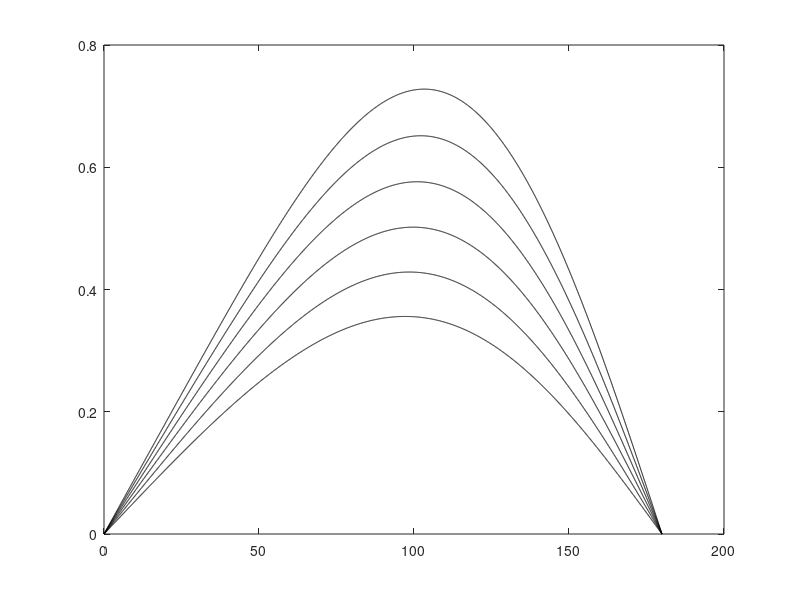
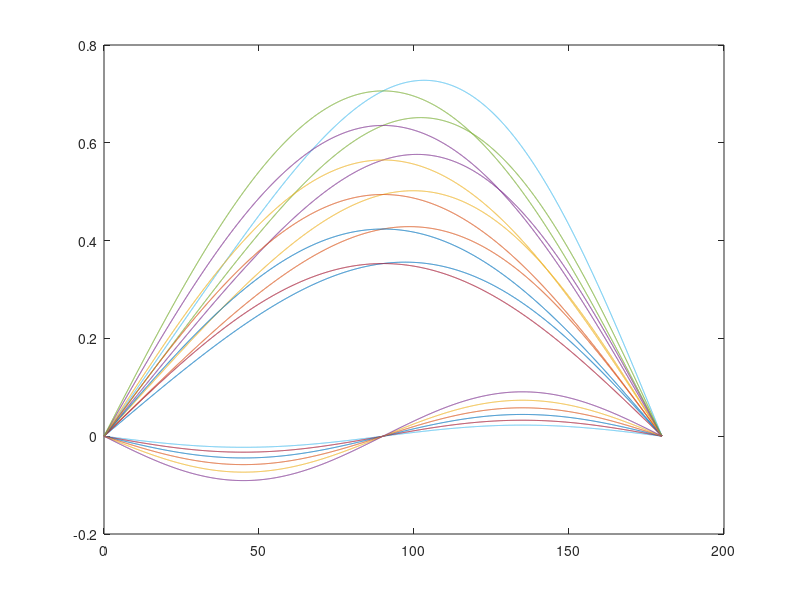

Source code (MATLAB) for these figures, in order:
% Steady state torque versus angle characteristics for constant stator
%     Current Phasor
%
clear all; close all;

m=0;
%Data starts here
Rs=1.2;                 %Stator resistance per phase
lq=0.0125;              % Q axis inductance
ld=0.0057;              % D axis inductance 
ro=lq/ld;               % Sailency Ratio
Rc=416;                 % Core Loss Resistance
lamaf=0.123;            % Rotor Flux Linkages
Pb=121;                 % Base Power Loss
Tb=2.43;                % Base Torque
Ib=4.65;                % Base current
P=4;                    % Number of Poles
w = (2*pi*3500/60)*P/2; % Electrical Rotor Speed
%Pb is rated loss. Actual base power is 890W for this machine.
%Computation Starts here
for isn=2.325:0.465:4.65;     % Stator current phasor Magnitude
  m = m + 1;
  n = 1;
  for del= 0:0.05:180;        % Torgue Angle , deg
    delt = del*pi/180;        % Torque Angle rad
    ide = isn*cos(delt);      % D axis current in rotor ref frames
    iqe = isn*sin(delt);      % Q axis current in rotor ref frames
    tes(m,n)=0.75*P*iqe*lamaf/Tb; % Synchronous Torgue, p.u.
    ter(m,n)=0.75*P*iqe*ld*(1-ro)*ide/Tb; % Reluctance Torque, p.u.
    te(m,n)=tes(m,n)+ter(m,n);    % Air Gap Torque, p.u.
    delta(n) = del;
    n=n+1;
  endfor
endfor
%Computation ends here and plotting begins
plot(delta, te, 'k');          %Air gap torque vs. angle
figure(2);
plot(delta, te, delta, tes, delta, ter) %Rel.. syn. and air gap torque vs. angle
